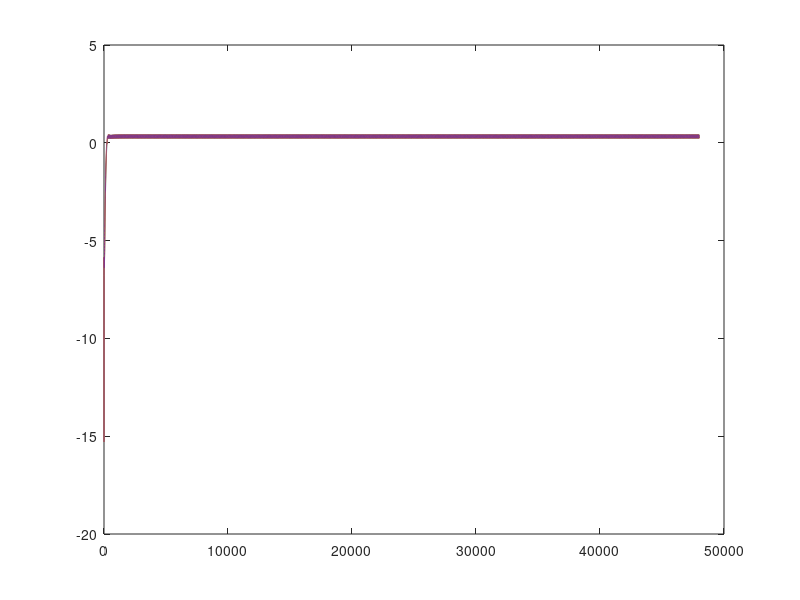

Recreate this plot in MATLAB. (Note: this script raises an error after producing the figure.)
% Wide-band fast RMS detector using a filter bank

Q = 1;
beta=(1+sqrt(1+4*Q^2))/(2*Q);
bp_order = 1;
lp_order = 2;
lp_K = 2;
fs = 48000;
f0 = 20;
per_octave = 6;
% 2^(k/per_octave) < fs/(2*f0);
max_k = floor( per_octave * log2(fs/(2*f0)));
fcs = 2.^([0:max_k]'/per_octave) * f0;
while fcs(end) * beta >= fs / 2
    fcs = fcs(1:end - 1);
    max_k = max_k - 1;
end
bp_bs = zeros(2 * bp_order + 1, max_k + 1);
bp_as = zeros(2 * bp_order + 1, max_k + 1);
for k = 0:max_k
    [b, a] = butter(bp_order, [1/beta beta] * fcs(k+1)/fs*2, 'bandpass');
    bp_bs(:, k+1) = b';
    bp_as(:, k+1) = a';
end
test_fcs = 2.^([0:2*max_k]'/(2*per_octave)) * f0;
A = zeros(length(test_fcs), max_k + 1);
for k = 0:max_k
    h = abs(freqz(bp_bs(:,k+1), bp_as(:,k+1), test_fcs/fs*2*pi));
    A(:, k+1) = h;
end
B=ones(size(A,1),1);
X=A\B;
X2=A.^2\B;

G=sum(A(1:2:end,:)'.^2);
mean_G = mean(G);

lp_bs = zeros(lp_order + 1, max_k + 1);
lp_as = zeros(lp_order + 1, max_k + 1);
for k = 0:max_k
    [b, a] = butter(lp_order, min(fs/4, fcs(k+1)/lp_K)/fs*2);
    lp_bs(:, k+1) = b';
    lp_as(:, k+1) = a';
end

test_freqs = 320 * 2.^([0 1 2 3]/(4*per_octave));
N = fs;
ys = zeros(N, 4);
for i = 1:4
    test_f = test_freqs(i);
    x = cos(2*pi*test_f/fs*[0:N-1]');
    lp_bp_x = zeros(N, 1);
    for j = 1:max_k+1
        bp_x = filter(bp_bs(:,j), bp_as(:,j), x);
        lp_bp_x = lp_bp_x + filter(lp_bs(:,j), lp_as(:,j), bp_x.^2) / mean_G;
    end
    ys(:, i) = lp_bp_x;
end

figure(1);
plot(pow2db(ys) - pow2db(mean(x.^2)));

if 0
N = fs*4;
ns = [0:N-1]';
test_freqs = logspace(log10(fcs(1)),log10(fcs(end)),N)';
x = sin(cumsum(2*pi*test_freqs/fs));
test_f = test_freqs(i);
y = zeros(N, 1);
for j = 1:max_k+1
    bp_x = filter(bp_bs(:,j), bp_as(:,j), x);
    y = y + filter(lp_bs(:,j), lp_as(:,j), bp_x.^2) / mean_G;
end

figure(2);
plot(pow2db(y))
end

[x,fs] = audioread('bd.wav');
N=length(x);
y = zeros(N, 1);
mean_G = mean(G);
for j = 1:max_k+1
    bp_x = filter(bp_bs(:,j), bp_as(:,j), x);
    y = y + filter(lp_bs(:,j), lp_as(:,j), bp_x.^2) / mean_G;
end

figure(2);
m = 1 + 0.3 * ((abs(x)./sqrt(y) - 0.5));
%plot(1:N,x,1:N, x ./ m);
plot(1:N,x,1:N, sqrt(y));
